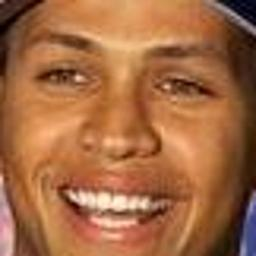
#> input picture SMAI/MiniProject/dataset/000_001.jpg, 256 x 256 px; its folder holds only this picture in this run
$ jupyter execute --allow-errors pca.ipynb   (shell and % lines are left out)
#> lines starting #> are read from the running program, lines starting #| are printed output that depends on the picture
# Assignment 1
This jupyter notebook is meant to be used in conjunction with the full questions in the assignment pdf.

## Instructions
- Write your code and analyses in the indicated cells.
- Ensure that this notebook runs without errors when the cells are run in sequence.
- Do not attempt to change the contents of the other cells.

## Submission
- Ensure that this notebook runs without errors when the cells are run in sequence.
- Rename the notebook to `<roll_number>.ipynb` and submit ONLY the notebook file on moodle.

# Assignment 1
This jupyter notebook is meant to be used in conjunction with the full questions in the assignment pdf.

## Instructions
- Write your code and analyses in the indicated cells.
- Ensure that this notebook runs without errors when the cells are run in sequence.
- Do not attempt to change the contents of the other cells.

## Submission
- Ensure that this notebook runs without errors when the cells are run in sequence.
- Rename the notebook to `<roll_number>.ipynb` and submit ONLY the notebook file on moodle.

# PCA over Faces

[cell 1]
import numpy as  np
from PIL import Image
import matplotlib.pyplot as plt
from mpl_toolkits.mplot3d import Axes3D
import os

plt.ion()

[cell 2]
opt = {
    'image_size': 32,
    'is_grayscale': False,
    'num_classes':8,
    'val_split': 0.7
}

# Precomputed the mean for later use
Image_Mean = np.array([162.2261512169471, 120.73487454927884, 99.2227783203125])/256

[cell 3]
# Load images

# Load Image using PIL for dataset
def load_image(path):
#> called with path = './dataset/000_001.jpg'
	im = Image.open(path).convert('L' if opt['is_grayscale'] else 'RGB')
#> im is the input picture: PIL image 256x256 RGB; mean R, G, B 163.1, 104.9, 66.5
	im = im.resize((opt['image_size'],opt['image_size']))
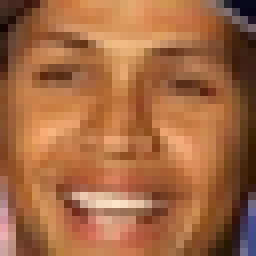
#> im: PIL image 32x32 RGB (shown 8 times larger); mean R, G, B 163.1, 104.9, 66.5
	im = np.array(im)
	im = im/256
#> im: shape (32, 32, 3) float64
	return im

# Load the full data from directory
def load_data(dir_path):
	image_list = []
	y_list = []
	for filename in os.listdir(dir_path):
		if filename.endswith(".jpg"):
			im = load_image(os.path.join(dir_path,filename))
			y = filename
			image_list.append(im)
			y_list.append(int(filename.split('_')[0]))
		else:
			continue

	image_list = np.array(image_list)
	y_list = np.array(y_list)

	print("Total Dataset shape:",image_list.shape)
#| Total Dataset shape: (1, 32, 32, 3)

	return image_list,y_list

# Display N Images in a nice format
def disply_images(imgs,classes,row=1,col=2,w=64,h=64):
    fig=plt.figure(figsize=(8, 8))
    for i in range(1, col*row +1):
        img = imgs[i-1]
        fig.add_subplot(row, col, i)

        if opt['is_grayscale']:
            plt.imshow(img , cmap='gray')
        else:
            plt.imshow(img)

        plt.title("Class:{}".format(y[i-1]))
        plt.axis('off')
    plt.show()

[cell 4]
# Load the data
X,y = load_data('./dataset/')
#> y = [0]
N,W,H = X.shape[0:3]
#> N = 1; W = 32; H = 32
C = 1 if opt['is_grayscale'] else X.shape[3]
#> C = 3

[cell 5]
# Show sample images
ind = np.random.randint(0,y.shape[0],6)
#> ind = [0, 0, 0, 0, 0, 0]
#> (the rest of this cell did not finish here and is left out)


[cell 6]
# Flatten to apply PCA
X = X.reshape((N,np.prod(X.shape[1:])))

[cell 7]
def get_eigen_vectors(X):
    """
        Get the eigen vectors of the covariance matrix
        also sort them by eigen value
    """
    X_cov = np.cov(X.T)
#> X_cov: shape (3072, 3072) float64; every value is NaN or infinite
    eig_val, eig_vec = np.linalg.eig(X_cov)
    sort_ind = np.argsort(eig_val)[::-1]
    eig_vec = eig_vec[sort_ind,:]
    return eig_vec

#> (a cell that did not finish here is left out)

[cell 9]
def get_pca(X,eig_vec,k):
    """
        Get PCA of K dimension using the top eigen vectors
        by eigen value
        Also return the reconstructed data using just the top K vectors
    """
    return np.real(X.dot(eig_vec[0:k,:].T)) , np.abs(X.dot(eig_vec[0:k,:].T.dot(eig_vec[0:k,:])))

# Display PCA for 1 2 3 D

#> (a cell that did not finish here is left out)

#> (a cell that did not finish here is left out)

[cell 12]
y
#> Out = [0]

[cell 13]
c = ['black','red','pink','yellow','blue','violet', 'orange', 'green']
#> (the rest of this cell did not finish here and is left out)

[cell 14]
fig = plt.figure(figsize=(8,8))
ax = fig.add_subplot(111, projection='3d')
#> (the rest of this cell did not finish here and is left out)

# Plot the error from reconstruction of K dimension Image

[cell 15]
error_list = []
X = X.reshape((N,np.prod(X.shape[1:])))
#> (the rest of this cell did not finish here and is left out)

[cell 16]
# Test to check if we get the original image back
k = 1000
X = X.reshape((N,np.prod(X.shape[1:])))
#> (the rest of this cell did not finish here and is left out)

# Apperently No

 # Bayesian Classification

[cell 17]
# Get the PCA of K=32 to solve
K = 32
X = X.reshape((N,np.prod(X.shape[1:])))
val_ind = int(opt['val_split']*X.shape[0])
#> val_ind = 0
#> (the rest of this cell did not finish here and is left out)

[cell 18]
# Get the covariance matrix
X_cov =  np.cov(X.T)

[cell 19]
# Check which case do these statisfy
X_sub_cov_list = []
for clas in range(opt['num_classes']):
    X_subclass = X[y==clas]
    X_sub_cov = np.cov(X.T)
    X_sub_cov_list.append(X_sub_cov)
#> after the loop, X_sub_cov_list = 8 items

X_sub_cov_list = np.array(X_sub_cov_list)

np.all(X_sub_cov_list == X_sub_cov_list[0,:], axis = (1,2))
#> Out = [False, False, False, False, False, False, False, False]

## Training

[cell 20]
# Hence They classify for class 2
# Get W,w,b => parameters for bayesian network for each class
X_sub_cov_inv = np.linalg.inv(X_sub_cov_list[0])
w_class = []
b_class =[]
for clas in range(opt['num_classes']):

    X_subclass = X[y==clas]
    X_sub_mean = X_subclass.mean(axis=0)
    prob = (X_subclass.shape[0]/N)

    w = X_sub_cov_inv.dot(X_sub_mean)
    w_class.append(w)
    b = np.log(prob) \
        -0.5*X_sub_mean.T.dot(X_sub_cov_inv).dot(X_sub_mean)
    b_class.append(b)
#> after the loop, b_class = [nan, nan, nan, nan, nan, nan, nan, nan]; w_class = 8 items

w_class = np.array(w_class)
b_class = np.array(b_class)

# Testing

[cell 21]
# For each class get the g(t) or X.wi  + bi for each class
y_pred = X.dot(w_class.T) + b
y_pred = np.argmax(y_pred,axis=1)
#> y_pred = [0]

# Accuracy
print("Bayesian Acc:",np.sum(y == y_pred)/N)
#| Bayesian Acc: 1.0

[cell 22]
# Load the data
X,y = load_data('./dataset/')
#| Total Dataset shape: (1, 32, 32, 3)
N,W,H = X.shape[0:3]
C = 1 if opt['is_grayscale'] else X.shape[3]

[cell 23]
# Get the PCA of K=32 to solve
K = 32
X = X.reshape((N,np.prod(X.shape[1:])))
val_ind = int(opt['val_split']*X.shape[0])
#> (the rest of this cell did not finish here and is left out)

[cell 24]
# Training and validation split
X_val = X[val_ind:N]
X = X[0:val_ind]
#> X = empty array
y_val = y[val_ind:N]
#> y_val = [0]
y = y[0:val_ind]
#> y = empty array
N = val_ind
#> N = 0

# Linear Classifier using Softmax

[cell 25]
# Params
W = np.random.random((K,opt['num_classes']))
b = np.zeros(opt['num_classes'])
# Hyper Params
lr = 0.001
reg = 0.001
epochs = 3000
print_iter = 200
decay_iter = 1500
# Loss Variables
prev_loss = 0
loss_hist = []
acc_hist = []
val_acc_hist = []


y_gtr = np.zeros((N,opt['num_classes']))
#> y_gtr = empty array
y_gtr[np.arange(0,N), y] = 1
#> (the rest of this cell did not finish here and is left out)

[cell 26]
plt.plot(acc_hist)
plt.plot(val_acc_hist)
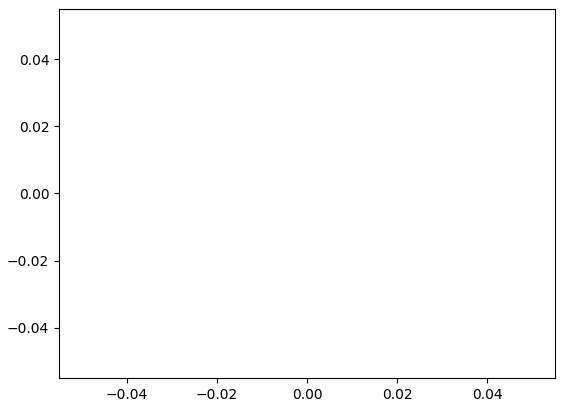
#> figure drawn by matplotlib, 1 panel

$ run again, on SMAI/MiniProject/dataset/000_028.jpg
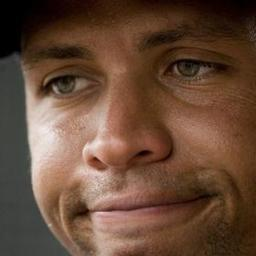
#> input picture SMAI/MiniProject/dataset/000_028.jpg, 256 x 256 px
#> in load_image, im is the input picture: PIL image 256x256 RGB; mean R, G, B 102, 73.2, 55.1
#> in load_image, `im = im.resize((opt['image_size'],opt['image_size']))`:
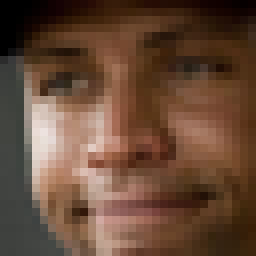
#> im: PIL image 32x32 RGB (shown 8 times larger); mean R, G, B 102, 73.2, 55.1
#| Total Dataset shape: (1, 32, 32, 3)
#> `X,y = load_data('./dataset/')`: y = [0]
#> X_cov: shape (3072, 3072) float64; every value is NaN or infinite
#> after the loop `for clas in range(opt['num_classes']):`: X_sub_cov_list = 8 items
#> `np.all(X_sub_cov_list == X_sub_cov_list[0,:], axis = (1,2))`: Out = [False, False, False, False, False, False, False, False]
#> after the loop `for clas in range(opt['num_classes']):`: b_class = [nan, nan, nan, nan, nan, nan, nan, nan]; w_class = 8 items
#> y_pred = [0]
#| Bayesian Acc: 1.0
#| Total Dataset shape: (1, 32, 32, 3)
#> X = empty array
#> y_val = [0]
#> `y = y[0:val_ind]`: y = empty array

$ run again, on SMAI/MiniProject/dataset/000_044.jpg
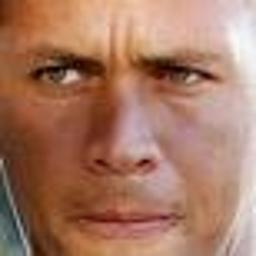
#> input picture SMAI/MiniProject/dataset/000_044.jpg, 256 x 256 px
#> in load_image, im is the input picture: PIL image 256x256 RGB; mean R, G, B 167.3, 121, 99.7
#> in load_image, `im = im.resize((opt['image_size'],opt['image_size']))`:
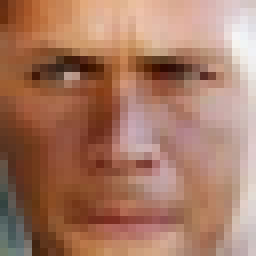
#> im: PIL image 32x32 RGB (shown 8 times larger); mean R, G, B 167.3, 120.9, 99.6
#| Total Dataset shape: (1, 32, 32, 3)
#> `X,y = load_data('./dataset/')`: y = [0]
#> X_cov: shape (3072, 3072) float64; every value is NaN or infinite
#> after the loop `for clas in range(opt['num_classes']):`: X_sub_cov_list = 8 items
#> `np.all(X_sub_cov_list == X_sub_cov_list[0,:], axis = (1,2))`: Out = [False, False, False, False, False, False, False, False]
#> after the loop `for clas in range(opt['num_classes']):`: b_class = [nan, nan, nan, nan, nan, nan, nan, nan]; w_class = 8 items
#> y_pred = [0]
#| Bayesian Acc: 1.0
#| Total Dataset shape: (1, 32, 32, 3)
#> X = empty array
#> y_val = [0]
#> `y = y[0:val_ind]`: y = empty array

$ run again, on SMAI/MiniProject/dataset/000_047.jpg
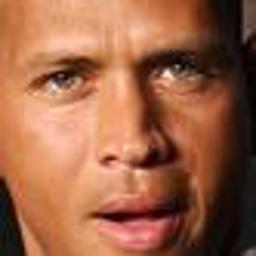
#> input picture SMAI/MiniProject/dataset/000_047.jpg, 256 x 256 px
#> in load_image, im is the input picture: PIL image 256x256 RGB; mean R, G, B 156.7, 99.1, 70.5
#> in load_image, `im = im.resize((opt['image_size'],opt['image_size']))`:
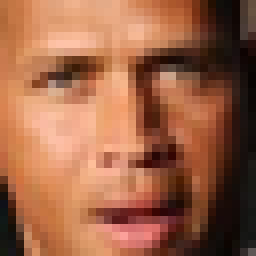
#> im: PIL image 32x32 RGB (shown 8 times larger); mean R, G, B 156.7, 99.1, 70.5
#| Total Dataset shape: (1, 32, 32, 3)
#> `X,y = load_data('./dataset/')`: y = [0]
#> X_cov: shape (3072, 3072) float64; every value is NaN or infinite
#> after the loop `for clas in range(opt['num_classes']):`: X_sub_cov_list = 8 items
#> `np.all(X_sub_cov_list == X_sub_cov_list[0,:], axis = (1,2))`: Out = [False, False, False, False, False, False, False, False]
#> after the loop `for clas in range(opt['num_classes']):`: b_class = [nan, nan, nan, nan, nan, nan, nan, nan]; w_class = 8 items
#> y_pred = [0]
#| Bayesian Acc: 1.0
#| Total Dataset shape: (1, 32, 32, 3)
#> X = empty array
#> y_val = [0]
#> `y = y[0:val_ind]`: y = empty array

$ run again, on SMAI/MiniProject/dataset/000_014.jpg
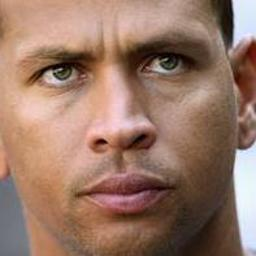
#> input picture SMAI/MiniProject/dataset/000_014.jpg, 256 x 256 px
#> in load_image, im is the input picture: PIL image 256x256 RGB; mean R, G, B 153.2, 119.8, 103.4
#> in load_image, `im = im.resize((opt['image_size'],opt['image_size']))`:
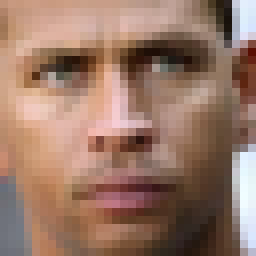
#> im: PIL image 32x32 RGB (shown 8 times larger); mean R, G, B 153.2, 119.8, 103.4
#| Total Dataset shape: (1, 32, 32, 3)
#> `X,y = load_data('./dataset/')`: y = [0]
#> X_cov: shape (3072, 3072) float64; every value is NaN or infinite
#> after the loop `for clas in range(opt['num_classes']):`: X_sub_cov_list = 8 items
#> `np.all(X_sub_cov_list == X_sub_cov_list[0,:], axis = (1,2))`: Out = [False, False, False, False, False, False, False, False]
#> after the loop `for clas in range(opt['num_classes']):`: b_class = [nan, nan, nan, nan, nan, nan, nan, nan]; w_class = 8 items
#> y_pred = [0]
#| Bayesian Acc: 1.0
#| Total Dataset shape: (1, 32, 32, 3)
#> X = empty array
#> y_val = [0]
#> `y = y[0:val_ind]`: y = empty array
